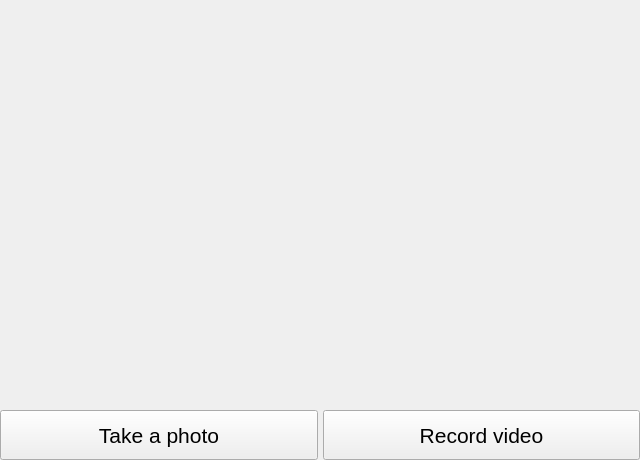
<?xml version="1.0" encoding="UTF-8"?>
<ui version="4.0">
 <class>CameraPage</class>
 <widget class="QWidget" name="CameraPage">
  <property name="geometry">
   <rect>
    <x>0</x>
    <y>0</y>
    <width>640</width>
    <height>460</height>
   </rect>
  </property>
  <property name="windowTitle">
   <string>Form</string>
  </property>
  <layout class="QVBoxLayout" name="verticalLayout">
   <property name="spacing">
    <number>5</number>
   </property>
   <property name="leftMargin">
    <number>0</number>
   </property>
   <property name="topMargin">
    <number>0</number>
   </property>
   <property name="rightMargin">
    <number>0</number>
   </property>
   <property name="bottomMargin">
    <number>0</number>
   </property>
   <item>
    <widget class="QCameraViewfinder" name="viewfinder" native="true">
     <property name="sizePolicy">
      <sizepolicy hsizetype="Expanding" vsizetype="Expanding">
       <horstretch>0</horstretch>
       <verstretch>0</verstretch>
      </sizepolicy>
     </property>
    </widget>
   </item>
   <item>
    <layout class="QHBoxLayout" name="horizontalLayout">
     <item>
      <widget class="QPushButton" name="takeAPhotoPushButton">
       <property name="sizePolicy">
        <sizepolicy hsizetype="Minimum" vsizetype="Maximum">
         <horstretch>0</horstretch>
         <verstretch>0</verstretch>
        </sizepolicy>
       </property>
       <property name="minimumSize">
        <size>
         <width>0</width>
         <height>50</height>
        </size>
       </property>
       <property name="font">
        <font>
         <pointsize>16</pointsize>
        </font>
       </property>
       <property name="focusPolicy">
        <enum>Qt::NoFocus</enum>
       </property>
       <property name="text">
        <string>Take a photo</string>
       </property>
       <property name="icon">
        <iconset resource="../../../resources/resources.qrc">
         <normaloff>:/photo_camera_black_32x26.png</normaloff>:/photo_camera_black_32x26.png</iconset>
       </property>
       <property name="iconSize">
        <size>
         <width>32</width>
         <height>26</height>
        </size>
       </property>
      </widget>
     </item>
     <item>
      <widget class="QPushButton" name="recordVideoPushButton">
       <property name="sizePolicy">
        <sizepolicy hsizetype="Minimum" vsizetype="Maximum">
         <horstretch>0</horstretch>
         <verstretch>0</verstretch>
        </sizepolicy>
       </property>
       <property name="minimumSize">
        <size>
         <width>0</width>
         <height>50</height>
        </size>
       </property>
       <property name="font">
        <font>
         <pointsize>16</pointsize>
        </font>
       </property>
       <property name="focusPolicy">
        <enum>Qt::NoFocus</enum>
       </property>
       <property name="text">
        <string>Record video</string>
       </property>
       <property name="icon">
        <iconset resource="../../../resources/resources.qrc">
         <normaloff>:/video_camera_black_32x24.png</normaloff>:/video_camera_black_32x24.png</iconset>
       </property>
       <property name="iconSize">
        <size>
         <width>32</width>
         <height>24</height>
        </size>
       </property>
      </widget>
     </item>
    </layout>
   </item>
  </layout>
 </widget>
 <customwidgets>
  <customwidget>
   <class>QCameraViewfinder</class>
   <extends>QWidget</extends>
   <header>qcameraviewfinder.h</header>
   <container>1</container>
  </customwidget>
 </customwidgets>
 <resources>
  <include location="../../../resources/resources.qrc"/>
 </resources>
 <connections/>
</ui>
